Frame 1 (no input): blank canvas, image omitted
Frame 60 (the mouse pressed at the canvas centre just before this capture): blank canvas, image omitted
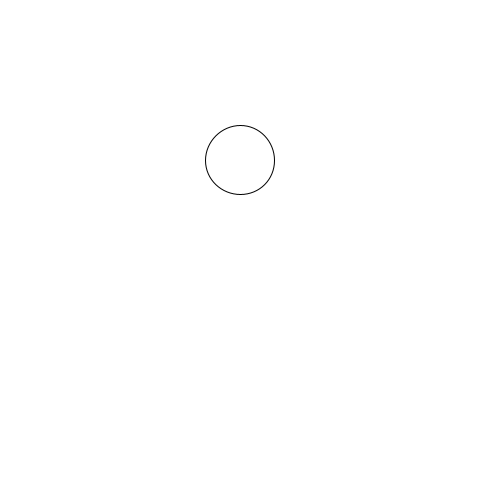
Frame 120 (the mouse held since frame 60 and released just before this capture)

The Processing sketch whose frames 1 and 60 were blank and that drew this single picture after the mouse press (run headless with seeded random() and noise(); from frame 60 on, the mouse is pressed at the canvas centre):

// Processing sketch: CircleExperiments
// ── CircleExperiments.pde
int param = 25;
int isGrowing = 1;


void setup() {
  // make canvas 480px by 480px
  size(480,480);
  frameRate(120);
  background(255);
 
}


void draw() 
{

    for(int i = 0; i < 5; i++)
    {
      drawCircle(mouseX+20*i, mouseY);
      drawCircle(mouseX, mouseY+20*i);
      drawCircle(mouseX-20*i, mouseY);
      drawCircle(mouseX, mouseY-20*i);
    }
    

}

void drawCircle(int xMouse, int yMouse)
{
  if(isGrowing == 1) 
    {
      background(255);
      ellipse(xMouse, yMouse, param, param);
      param++;
    }
    
    if(param == width/6)
    {
      isGrowing = 0;
      param--;
    }
    
    if(isGrowing == 0 && param >= 0)
    {
      background(255);
      ellipse(xMouse, yMouse, param, param);
      param--;
    }
    
    if(param == 0)
    {
     param++;
     isGrowing = 1;
    }
}
